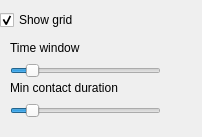
<?xml version="1.0" encoding="UTF-8"?>
<ui version="4.0">
 <class>Control</class>
 <widget class="QWidget" name="Control">
  <property name="geometry">
   <rect>
    <x>0</x>
    <y>0</y>
    <width>202</width>
    <height>137</height>
   </rect>
  </property>
  <property name="sizePolicy">
   <sizepolicy hsizetype="Preferred" vsizetype="Preferred">
    <horstretch>200</horstretch>
    <verstretch>137</verstretch>
   </sizepolicy>
  </property>
  <property name="minimumSize">
   <size>
    <width>200</width>
    <height>38</height>
   </size>
  </property>
  <property name="windowTitle">
   <string>Form</string>
  </property>
  <widget class="QCheckBox" name="showGridCheckBox">
   <property name="geometry">
    <rect>
     <x>0</x>
     <y>10</y>
     <width>151</width>
     <height>20</height>
    </rect>
   </property>
   <property name="text">
    <string>Show grid</string>
   </property>
   <property name="checked">
    <bool>true</bool>
   </property>
  </widget>
  <widget class="QLabel" name="labelTimeWindow">
   <property name="geometry">
    <rect>
     <x>170</x>
     <y>60</y>
     <width>31</width>
     <height>20</height>
    </rect>
   </property>
   <property name="text">
    <string/>
   </property>
  </widget>
  <widget class="QLabel" name="label">
   <property name="geometry">
    <rect>
     <x>10</x>
     <y>40</y>
     <width>151</width>
     <height>16</height>
    </rect>
   </property>
   <property name="text">
    <string>Time window</string>
   </property>
  </widget>
  <widget class="QSlider" name="timeWindowSlider">
   <property name="geometry">
    <rect>
     <x>10</x>
     <y>60</y>
     <width>151</width>
     <height>22</height>
    </rect>
   </property>
   <property name="minimum">
    <number>5</number>
   </property>
   <property name="maximum">
    <number>500</number>
   </property>
   <property name="sliderPosition">
    <number>60</number>
   </property>
   <property name="orientation">
    <enum>Qt::Horizontal</enum>
   </property>
   <property name="tickPosition">
    <enum>QSlider::NoTicks</enum>
   </property>
  </widget>
  <widget class="QSlider" name="contactDurationSlider">
   <property name="geometry">
    <rect>
     <x>10</x>
     <y>100</y>
     <width>151</width>
     <height>22</height>
    </rect>
   </property>
   <property name="minimum">
    <number>5</number>
   </property>
   <property name="maximum">
    <number>500</number>
   </property>
   <property name="sliderPosition">
    <number>60</number>
   </property>
   <property name="orientation">
    <enum>Qt::Horizontal</enum>
   </property>
   <property name="tickPosition">
    <enum>QSlider::NoTicks</enum>
   </property>
  </widget>
  <widget class="QLabel" name="label_2">
   <property name="geometry">
    <rect>
     <x>10</x>
     <y>80</y>
     <width>151</width>
     <height>16</height>
    </rect>
   </property>
   <property name="text">
    <string>Min contact duration</string>
   </property>
  </widget>
  <widget class="QLabel" name="labelContactDuration">
   <property name="geometry">
    <rect>
     <x>170</x>
     <y>100</y>
     <width>31</width>
     <height>20</height>
    </rect>
   </property>
   <property name="text">
    <string/>
   </property>
  </widget>
 </widget>
 <resources/>
 <connections/>
</ui>
